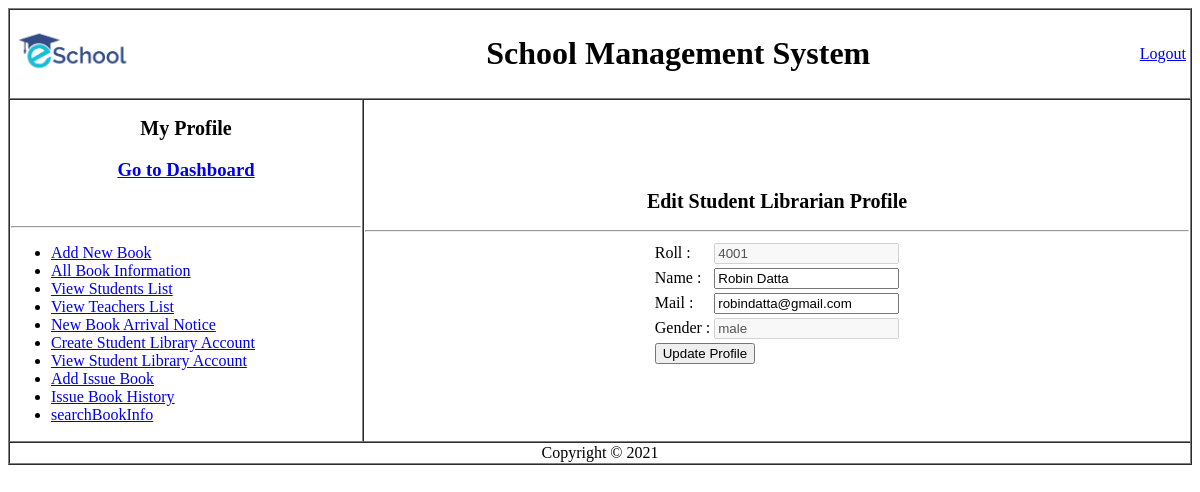
The app's page /Librarian/View/editstudentlibprofile.php?id=4001 (signed in) with its own data.
### tables this page shows
CREATE TABLE `studentslibraryaccount` (
  `serialno` int(3) NOT NULL,
  `id` int(4) NOT NULL,
  `name` varchar(20) NOT NULL,
  `mail` varchar(20) NOT NULL,
  `gender` varchar(20) NOT NULL
);

### Librarian/Model/usersmodel.php (called while the page is built, shortened)
<?php
function viewStudentLibProfile($roll){
        $conn = getConnection();
        $sql = "select * from studentslibraryaccount where id='$roll'";
        $result = mysqli_query($conn,$sql);
        $row = mysqli_fetch_assoc($result);
        return $row;
    }
?>

### Librarian/View/editstudentlibprofile.php (the view, shortened to what this page needs)
<?php
$title= "Edit Student Librarian Profile";
include('header.php');
require_once('../Model/usersmodel.php');
$roll = $_GET['id'];
$editLibProfile =  viewStudentLibProfile($roll);
?>
    <table border="1" cellspacing="0" width="100%" >
      <tr>
        <td colspan="2">
          <table width="100%">
            <tr>
              <td><img height="50px" weight="50px" src="../Resources/logo.png" alt=""></td>
              <td align = "center"><h1>School Management System</h1></td>
              <td align = "right">
                <a href="../Controller/logout.php">Logout</a>
              </td>
            </tr>
          </table>
        </td>
      </tr>
      <tr id="navigation">
        <td width="350px">
        <h2 align="center"><a href="viewLibrarianProfile.php">My Profile</a></h2></h2>
          <h3 align="center"><a href="dashboard.php">Go to Dashboard</a></h3></br>
          <hr>
          <ul>
            <li><a href="addnewbook.php">Add New Book</a></li>
            <li><a href="allBooksInfo.php">All Book Information</a></li>
            <li><a href="viewStudentsList.php">View Students List</a></li>
            <li><a href="viewTeachersList.php">View Teachers List</a></li>
            <li><a href="noticeForm.php">New Book Arrival Notice</a></li>
            <li><a href="studentLibraryAcc.php">Create Student Library Account</a></li>
            <li><a href="viewAllStudentsLibProfile.php">View Student Library Account</a></li>
            <li><a href="issueNewBook.php">Add Issue Book</a></li>
            <li><a href="issuedBookHistory.php">Issue Book History</a></li>
            <li><a href="searchBookInfo.php">searchBookInfo</a></li>
          </ul>
        </td>
        <td id="main content"><h2 align="center" ><?php echo $title; ?></h2><hr>
        <form action="../Controller/editStudentLibProfileCheck.php" method="POST">
          <table align="center">
                    <tr>
                        <td>Roll :</td>
                        <td><input type="roll" name="roll" disabled value="<?php echo $editLibProfile['id']; ?>" ></td>
                    </tr>
                    <tr>
                        <td>Name :</td>
                        <td><input type="text" name="name" value="<?php echo $editLibProfile['name']; ?>"></td>
                    </tr>
                    <tr>
                        <td>Mail :</td>
                        <td><input type="mail" name="mail" value="<?php echo $editLibProfile['mail']; ?>"></td>
                    </tr>
                    <tr>
                        <td>Gender :</td>
                        <td><input type="text" name="gender" disabled value="<?php echo $editLibProfile['gender']; ?>"></td>
                    </tr>
                    <tr>
                        <td colspan="2"><input type="submit" name="editstudentlibprofile" value="Update Profile"></td>
                    </tr>
            </table>
          </form>
        </td>
      </tr>
      <?php include('footer.php'); ?>

### Librarian/Resources/css/style.css (style rules this page uses)
#navigation h2 { font-size: 20px; text-align: center; }
#navigation h2 a { text-decoration: none; color: #000; }

### records on screen
studentslibraryaccount: roll "4001", name "Robin Datta", mail "robindatta@gmail.com", gender "male"

### other values on screen
$title "Edit Student Librarian Profile"
